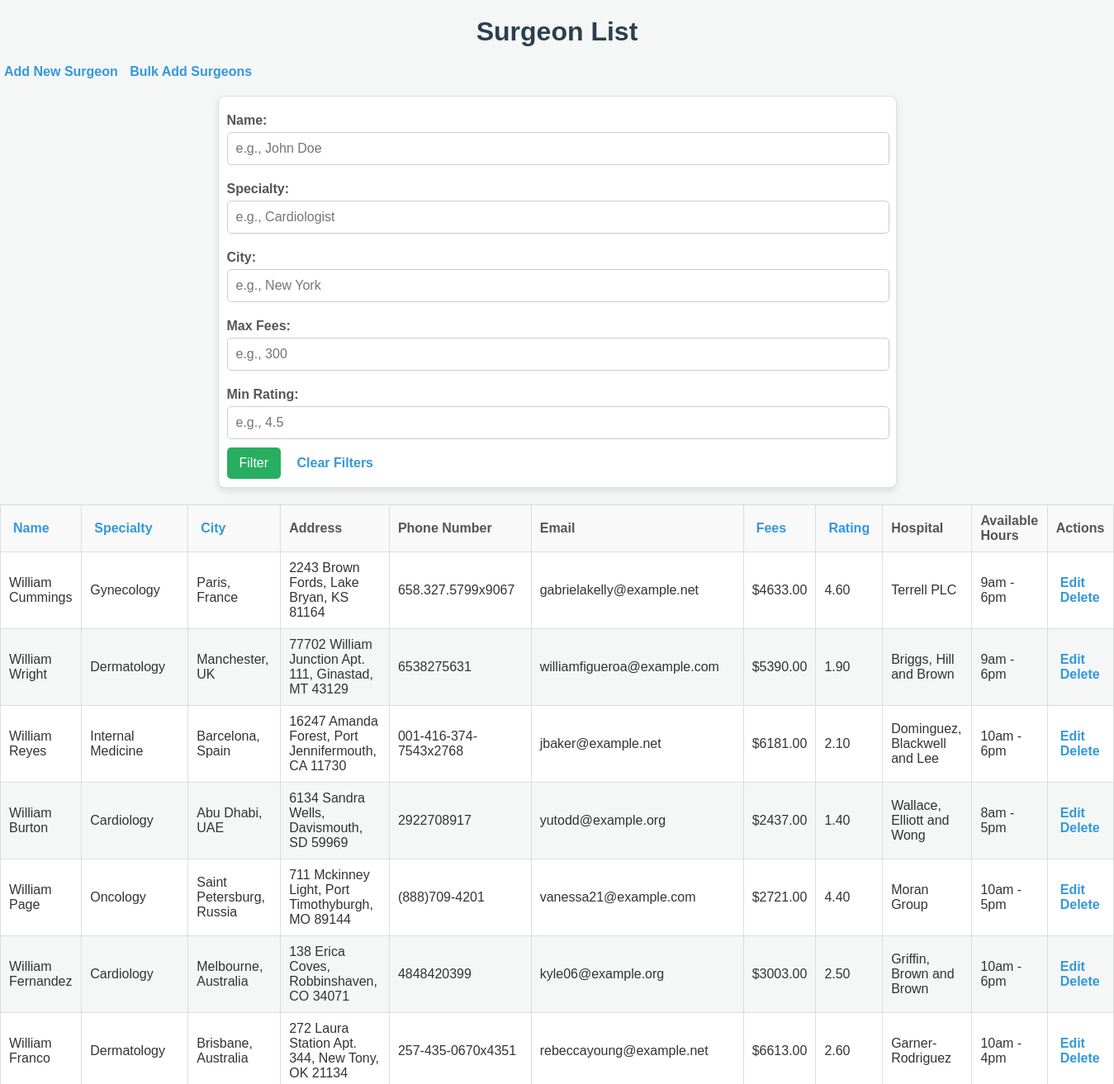
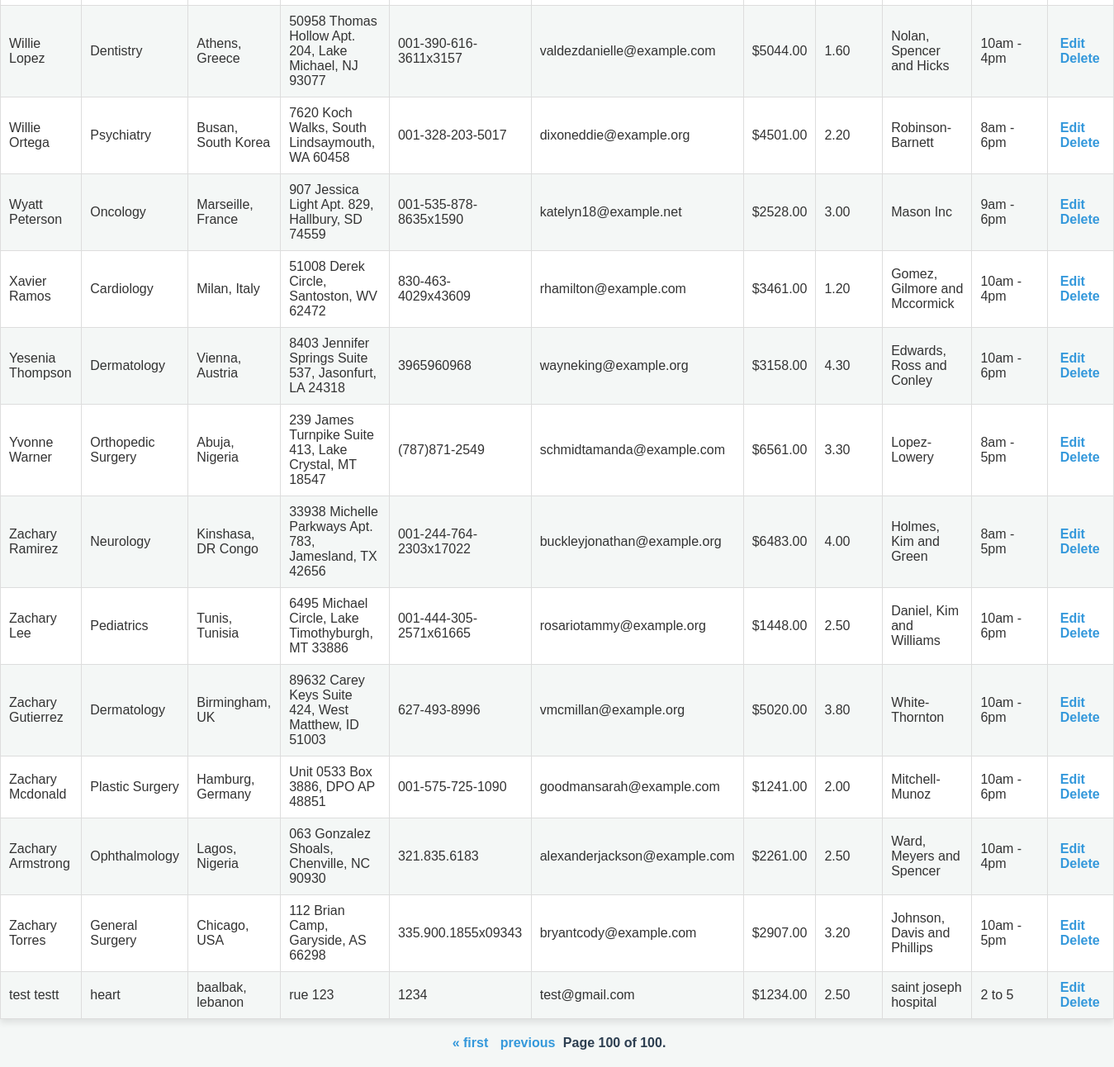
Page /surgeons/?page=100 on the earlier database version (2 pictures, top to bottom).
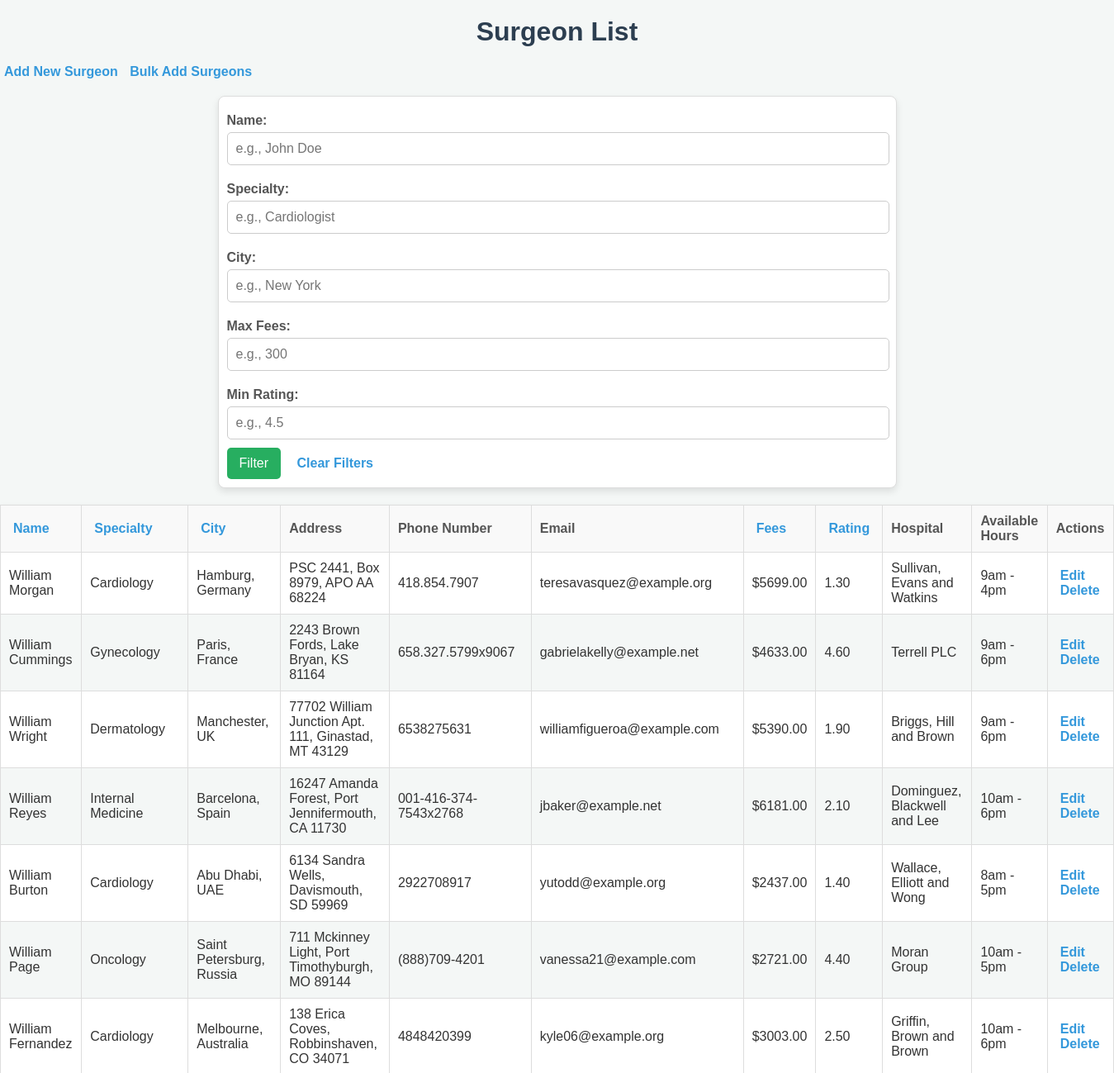
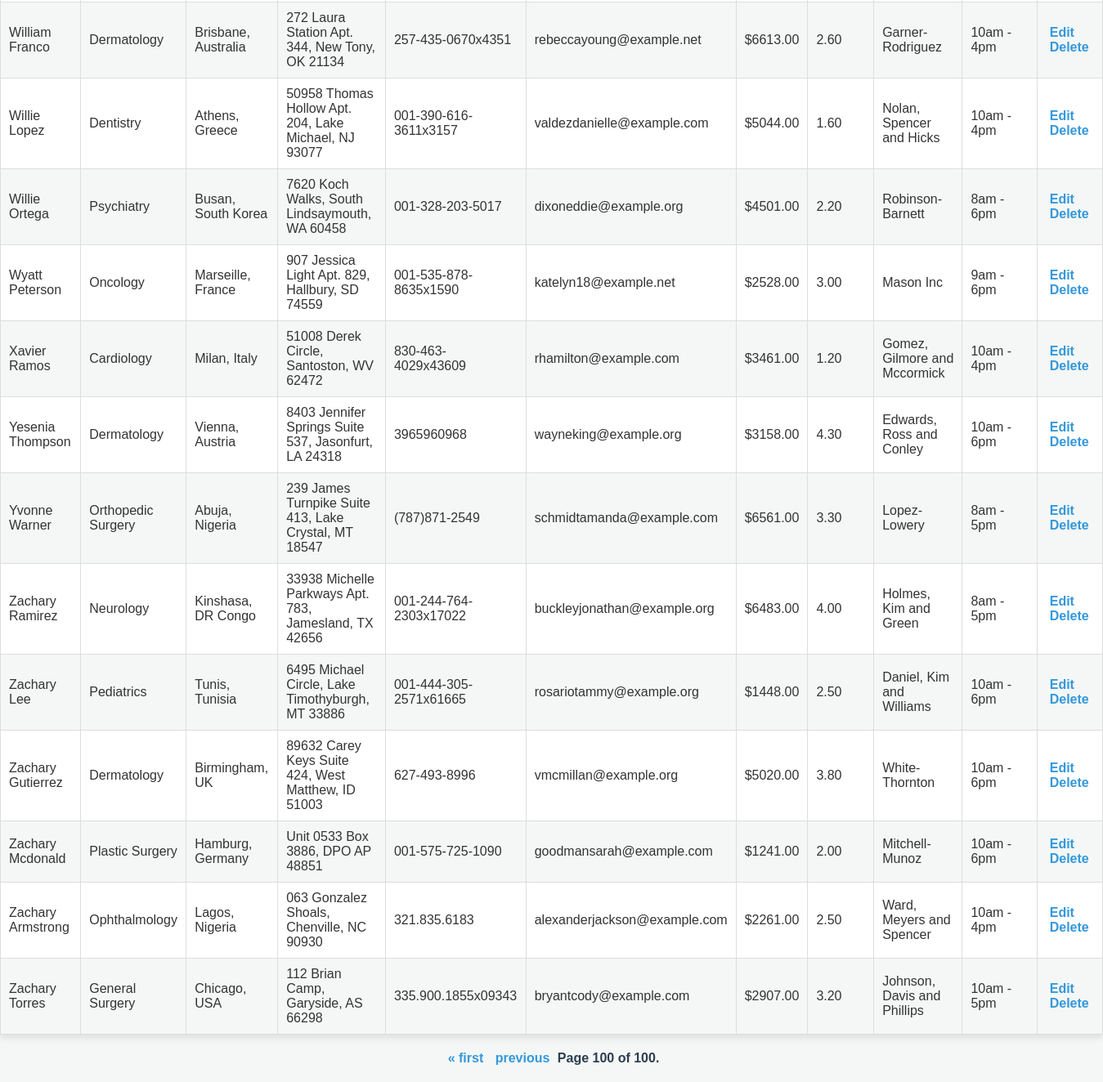
Same page on the later database version (2 pictures, top to bottom).
### search/models.py (models this page shows)
class Surgeon(models.Model):
    first_name = models.CharField(max_length=100)
    last_name = models.CharField(max_length=100)
    specialty = models.CharField(max_length=100)
    city = models.CharField(max_length=100)
    address = models.CharField(max_length=255)
    phone_number = models.CharField(max_length=15)
    email = models.EmailField()
    fees = models.DecimalField(max_digits=10, decimal_places=2)
    rating = models.DecimalField(max_digits=3, decimal_places=2, null=True, blank=True)  # Rating out of 5
    hospital_name = models.CharField(max_length=255)
    available_hours = models.CharField(max_length=255)

### search/views.py (the view)
# urls.py: path('surgeons/', views.surgeon_list, name='surgeon-list'),
def surgeon_list(request):
    name = request.GET.get('name', '')
    specialty = request.GET.get('specialty', '')
    city = request.GET.get('city', '')
    max_fees = request.GET.get('max_fees', None)
    min_rating = request.GET.get('min_rating', None)
    sort = request.GET.get('sort', 'first_name')
    direction = request.GET.get('direction', 'asc')
    surgeons = Surgeon.objects.all()
    if name:
        surgeons = surgeons.filter(Q(first_name__icontains=name) | Q(last_name__icontains=name))
    if specialty:
        surgeons = surgeons.filter(specialty__icontains=specialty)
    if city:
        surgeons = surgeons.filter(city__icontains=city)
    if max_fees:
        try:
            max_fees = float(max_fees)
            surgeons = surgeons.filter(fees__lte=max_fees)
        except ValueError:
            pass
    if min_rating:
        try:
            min_rating = float(min_rating)
            surgeons = surgeons.filter(rating__gte=min_rating)
        except ValueError:
            pass
    if sort in ['first_name', 'specialty', 'city', 'fees', 'rating']:
        if direction == 'desc':
            sort = f'-{sort}'
        surgeons = surgeons.order_by(sort)
    next_directions = {
        column: 'asc' if sort != column or direction == 'desc' else 'desc'
        for column in ['first_name', 'specialty', 'city', 'fees', 'rating']
    }
    paginator = Paginator(surgeons, 20)
    page_number = request.GET.get('page')
    page_obj = paginator.get_page(page_number)
    return render(
        request,
        'search/surgeon_list.html',
        {
            'page_obj': page_obj,
            'sort': sort,
            'direction': direction,
            'next_directions': next_directions,
            'name': name,
            'specialty': specialty,
            'city': city,
            'max_fees': max_fees,
            'min_rating': min_rating,
        }
    )

### search/templates/search/surgeon_list.html (shortened to what the changed rows need)
{% load static %}
<!DOCTYPE html>
<html lang="en">
<head>
</head>
<body>
    <h1>Surgeon List</h1>
    <table border="1">
        <thead>
            <tr>
                <th>
                    <a href="?name={{ request.GET.name }}&specialty={{ request.GET.specialty }}&city={{ request.GET.city }}&max_fees={{ request.GET.max_fees }}&min_rating={{ request.GET.min_rating }}&sort=first_name&direction={{ next_directions.first_name }}">Name</a>
                </th>
                <th>
                    <a href="?name={{ request.GET.name }}&specialty={{ request.GET.specialty }}&city={{ request.GET.city }}&max_fees={{ request.GET.max_fees }}&min_rating={{ request.GET.min_rating }}&sort=specialty&direction={{ next_directions.specialty }}">Specialty</a>
                </th>
                <th>
                    <a href="?name={{ request.GET.name }}&specialty={{ request.GET.specialty }}&city={{ request.GET.city }}&max_fees={{ request.GET.max_fees }}&min_rating={{ request.GET.min_rating }}&sort=city&direction={{ next_directions.city }}">City</a>
                </th>
                <th>Address</th>
                <th>Phone Number</th>
                <th>Email</th>
                <th>
                    <a href="?name={{ request.GET.name }}&specialty={{ request.GET.specialty }}&city={{ request.GET.city }}&max_fees={{ request.GET.max_fees }}&min_rating={{ request.GET.min_rating }}&sort=fees&direction={{ next_directions.fees }}">Fees</a>
                </th>
                <th>
                    <a href="?name={{ request.GET.name }}&specialty={{ request.GET.specialty }}&city={{ request.GET.city }}&max_fees={{ request.GET.max_fees }}&min_rating={{ request.GET.min_rating }}&sort=rating&direction={{ next_directions.rating }}">Rating</a>
                </th>
                <th>Hospital</th>
                <th>Available Hours</th>
                <th>Actions</th>
            </tr>
        </thead>
        <tbody>
            {% for surgeon in page_obj %}
            <tr>
                <td>{{ surgeon.first_name }} {{ surgeon.last_name }}</td>
                <td>{{ surgeon.specialty }}</td>
                <td>{{ surgeon.city }}</td>
                <td>{{ surgeon.address }}</td>
                <td>{{ surgeon.phone_number }}</td>
                <td>{{ surgeon.email }}</td>
                <td>${{ surgeon.fees }}</td>
                <td>{{ surgeon.rating|default:"N/A" }}</td>
                <td>{{ surgeon.hospital_name }}</td>
                <td>{{ surgeon.available_hours }}</td>
                <td>
                    <a href="{% url 'surgeon-update' surgeon.id %}">Edit</a>
                    <a href="{% url 'surgeon-delete' surgeon.id %}">Delete</a>
                </td>
            </tr>
            {% empty %}
            <tr>
                <td colspan="11">No surgeons available.</td>
            </tr>
            {% endfor %}
        </tbody>
    </table>
</body>
</html>

Differences in the rows shown:
removed Surgeon: first_name "test", last_name "testt", specialty "heart", city "baalbak, lebanon", address "rue 123", phone_number "1234", email "test@gmail.com", fees "1234.00", rating "2.50", hospital_name "saint joseph hospital", available_hours "2 to 5"
now on this page (row unchanged): Surgeon: first_name "William", last_name "Morgan", specialty "Cardiology", city "Hamburg, Germany", address "PSC 2441, Box 8979, APO AA 68224", phone_number "418.854.7907", email "teresavasquez@example.org", fees "5699.00", rating "1.30", hospital_name "Sullivan, Evans and Watkins", available_hours "9am - 4pm"
